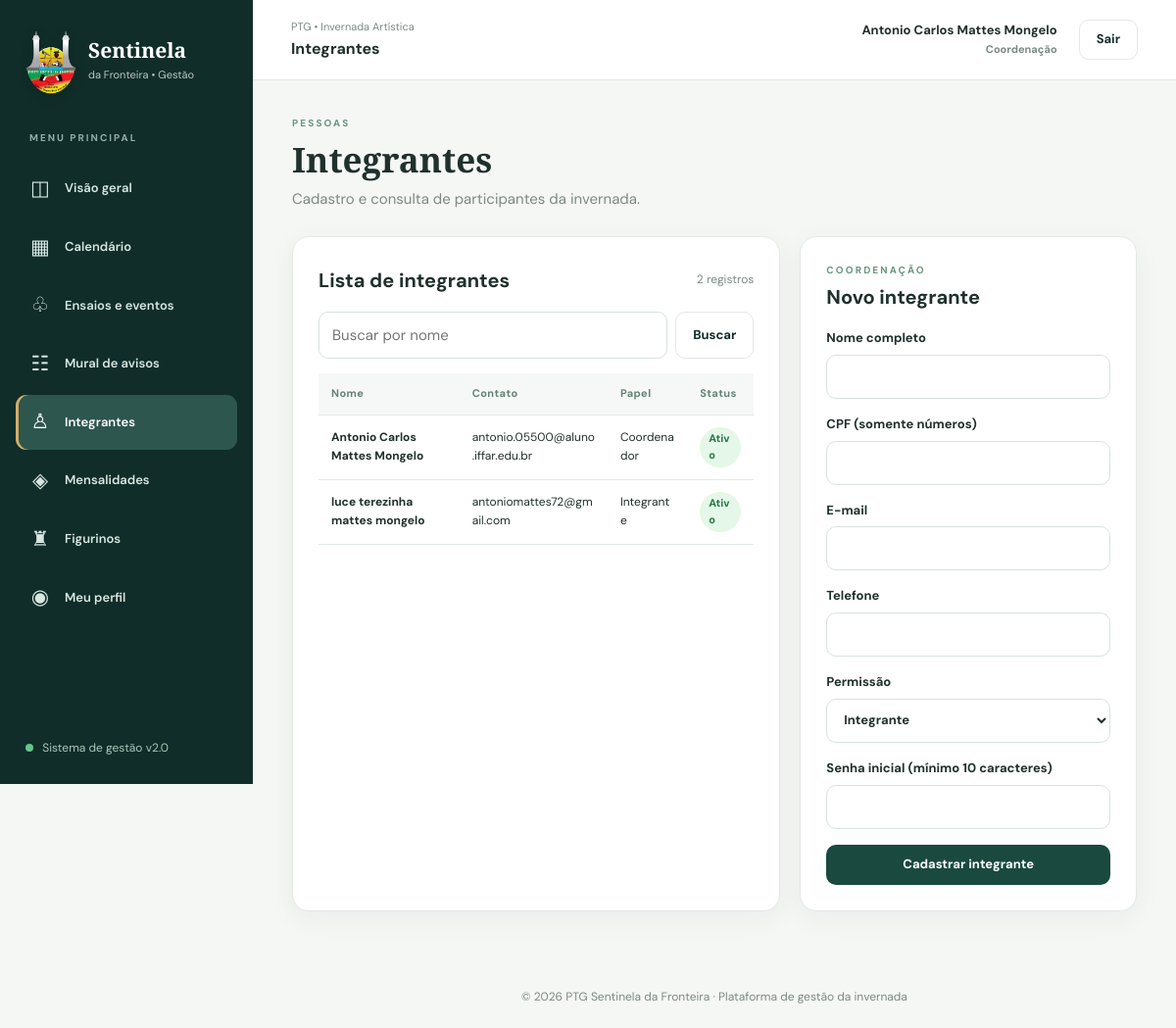
Screenshot of /index.php?page=integrantes (signed in) with the database file from the repository.
### tables this page shows
CREATE TABLE IF NOT EXISTS `usuarios` (
  `id` bigint UNSIGNED NOT NULL AUTO_INCREMENT,
  `nome` varchar(160) NOT NULL,
  `cpf` char(11) NOT NULL,
  `email` varchar(190) DEFAULT NULL,
  `telefone` varchar(30) DEFAULT NULL,
  `senha_hash` varchar(255) NOT NULL,
  `papel` enum('coordenador','integrante') NOT NULL DEFAULT 'integrante',
  `ativo` tinyint(1) NOT NULL DEFAULT '1',
  `criado_em` timestamp NULL DEFAULT CURRENT_TIMESTAMP,
  `atualizado_em` timestamp NULL DEFAULT CURRENT_TIMESTAMP ON UPDATE CURRENT_TIMESTAMP,
  PRIMARY KEY (`id`),
  UNIQUE KEY `cpf` (`cpf`),
  UNIQUE KEY `email` (`email`),
  KEY `idx_usuarios_nome` (`nome`),
  KEY `idx_usuarios_papel` (`papel`,`ativo`)
);

### index.php (called while the page is built, shortened)
<?php
require __DIR__ . '/app/bootstrap.php';
$page = (string)($_GET['page'] ?? 'dashboard');
require __DIR__ . '/pages/' . $page . '.php';

### pages/integrantes.php (the view, shortened to what this page needs)
<?php
$search=trim((string)($_GET['busca']??''));$rows=q('SELECT id,nome,email,telefone,papel,ativo FROM usuarios WHERE nome LIKE ? ORDER BY nome LIMIT 150',['%'.$search.'%'])->fetchAll();render_header('Integrantes');?><div class="page-head"><div><div class="eyebrow">PESSOAS</div><h1>Integrantes</h1><p>Cadastro e consulta de participantes da invernada.</p></div></div><div class="two-col"><section class="panel"><div class="section-head"><h2>Lista de integrantes</h2><span class="muted"><?=count($rows)?> registros</span></div><form class="search" method="get"><input type="hidden" name="page" value="integrantes"><input name="busca" value="<?=h($search)?>" placeholder="Buscar por nome"><button class="btn btn-ghost">Buscar</button></form><div class="table-scroll"><table><thead><tr><th>Nome</th><th>Contato</th><th>Papel</th><th>Status</th></tr></thead><tbody><?php foreach($rows as $u):?><tr><td><strong><?=h($u['nome'])?></strong></td><td><?=h($u['email']?:$u['telefone']?:'—')?></td><td><?=h(ucfirst($u['papel']))?></td><td><span class="pill <?=$u['ativo']?'green':'red'?>"><?=$u['ativo']?'Ativo':'Inativo'?></span></td></tr><?php endforeach;?></tbody></table></div></section><section class="panel"><div class="eyebrow">COORDENAÇÃO</div><h2>Novo integrante</h2><form method="post" class="stack"><?=csrf_field()?><label>Nome completo<input name="nome" maxlength="160" required></label><label>CPF (somente números)<input name="cpf" inputmode="numeric" maxlength="14" required></label><label>E-mail<input name="email" type="email"></label><label>Telefone<input name="telefone" type="tel"></label><label>Permissão<select name="papel"><option value="integrante">Integrante</option><option value="coordenador">Coordenador</option></select></label><label>Senha inicial (mínimo 10 caracteres)<input name="senha" type="password" minlength="10" required autocomplete="new-password"></label><button class="btn btn-primary">Cadastrar integrante</button></form></section></div><?php render_footer();

### app/bootstrap.php (shortened to what this page needs)
<?php
function db():PDO {static $db=null;if($db)return $db;$c=$GLOBALS['config']['db']??null;
 $db=new PDO('mysql:host='.$c['host'].';port='.(int)$c['port'].';dbname='.$c['name'].';charset=utf8mb4',$c['user'],$c['pass'],[PDO::ATTR_ERRMODE=>PDO::ERRMODE_EXCEPTION,PDO::ATTR_DEFAULT_FETCH_MODE=>PDO::FETCH_ASSOC,PDO::ATTR_EMULATE_PREPARES=>false]);return $db;}
function h(mixed $x):string{return htmlspecialchars((string)$x,ENT_QUOTES|ENT_SUBSTITUTE,'UTF-8');}
function url(string $page='dashboard'):string{return 'index.php?page='.rawurlencode($page);}
function me():?array{return $_SESSION['user']??null;}
function admin():bool{return (me()['role']??'')==='coordenador';}
function receive_flash():?array{$f=$_SESSION['flash']??null;unset($_SESSION['flash']);return $f;}
function q(string $sql,array $params=[]):PDOStatement{$s=db()->prepare($sql);$s->execute($params);return $s;}
function nav():array{return ['dashboard'=>'Visão geral','calendario'=>'Calendário','eventos'=>'Ensaios e eventos','avisos'=>'Mural de avisos','integrantes'=>'Integrantes','mensalidades'=>'Mensalidades','figurinos'=>'Figurinos','perfil'=>'Meu perfil'];}
function render_header(string $title):void{global $config;$u=me();$page=$_GET['page']??'dashboard';$msg=receive_flash();?>
<!doctype html><html lang="pt-BR"><head><link rel="stylesheet" href="assets/app.css"></head>
<body><div class="app-shell"><aside class="sidebar" id="sidebar"><a class="brand" href="<?=url()?>"><img class="brand-logo" src="assets/logo-sentinela.png" alt="Brasão do PTG Sentinela da Fronteira" width="52" height="65"><span><strong>Sentinela</strong><small>da Fronteira • Gestão</small></span></a><div class="side-label">MENU PRINCIPAL</div><nav aria-label="Menu principal"><?php foreach(nav() as $slug=>$label):if(!admin()&&$slug==='integrantes')continue;?><a class="nav-link <?=($page===$slug?'active':'')?>" href="<?=url($slug)?>"><span class="nav-symbol"><?=(['dashboard'=>'◫','calendario'=>'▦','eventos'=>'♧','avisos'=>'☷','integrantes'=>'♙','mensalidades'=>'◈','figurinos'=>'♜','perfil'=>'◉'][$slug])?></span><?=h($label)?></a><?php endforeach;?></nav><div class="sidebar-footer"><span class="status-dot"></span> Sistema de gestão v2.0</div></aside><div class="main-wrap"><header class="topbar"><button type="button" class="icon-btn menu-toggle" id="menuToggle" aria-label="Abrir menu" aria-expanded="false">☰</button><div><small>PTG • Invernada Artística</small><strong><?=h($title)?></strong></div><div class="top-actions"><span class="user-chip"><?=h($u['name']??'')?> <small><?=admin()?'Coordenação':'Integrante'?></small></span><a href="<?=url('logout')?>" class="btn btn-ghost">Sair</a></div></header><main class="content"><?php if($msg):?><div class="alert <?=h($msg['type'])?>" role="status"><?=h($msg['message'])?></div><?php endif;?>
<?php }
function render_footer():void{?></main><footer class="footer">© <?=date('Y')?> PTG Sentinela da Fronteira · Plataforma de gestão da invernada</footer></div></div></body></html><?php }

### assets/app.css (style rules this page uses)
:root { --forest:#102d29;--forest2:#1a4940;--mint:#dbeee5;--gold:#d6ad68;--bg:#f5f7f5;--white:#fff;--text:#20312d;--muted:#7b8985;--border:#e3e9e5;--shadow:0 7px 28px rgba(13,47,36,.05) }
* { box-sizing:border-box }
html { scroll-behavior:smooth }
body { margin:0;background:var(--bg);font:15px/1.6 'DM Sans',system-ui,-apple-system,sans-serif;color:var(--text) }
a { color:inherit;text-decoration:none }
button,input,textarea,select { font:inherit }
button { cursor:pointer }
.app-shell { display:flex;min-height:100vh }
.sidebar { width:258px;flex:none;background:var(--forest);color:#e8f2ed;display:flex;flex-direction:column;min-height:100vh;padding:27px 16px;position:sticky;top:0;height:100vh;z-index:30 }
.brand { display:flex;align-items:center;gap:12px;padding:4px 10px 35px;color:white }
.brand strong { font-family:'Playfair Display',serif;display:block;font-size:21px;line-height:1.1 }
.brand small { font-size:11px;opacity:.72 }
.side-label { font-size:10px;letter-spacing:2px;font-weight:800;color:#8daea4;margin:2px 14px 16px }
.sidebar nav { display:grid;gap:4px }
.nav-link { display:flex;align-items:center;gap:14px;border-radius:11px;padding:11px 14px;font-weight:600;font-size:13px;color:#d8e6e0;transition:.15s }
.nav-link:hover,.nav-link.active { background:#2d564e;color:white }
.nav-link.active { box-shadow:inset 3px 0 var(--gold) }
.nav-symbol { width:22px;font-size:21px;text-align:center;font-weight:400 }
.sidebar-footer { margin-top:auto;padding:18px 10px 0;color:#abc6b9;font-size:12px }
.status-dot { display:inline-block;width:8px;height:8px;border-radius:50%;background:#65c58a;margin-right:6px }
.main-wrap { flex:1;min-width:0;display:flex;flex-direction:column }
.topbar { height:82px;border-bottom:1px solid var(--border);background:var(--white);display:flex;align-items:center;justify-content:space-between;padding:0 39px;gap:20px }
.topbar>div:first-of-type { margin-right:auto }
.topbar small { display:block;color:var(--muted);font-size:11px }
.topbar strong { display:block;font-size:16px }
.top-actions { display:flex;align-items:center;gap:22px }
.user-chip { text-align:right;font-weight:700;font-size:13px }
.content { width:min(1350px,100%);margin:0 auto;padding:36px 40px 56px;flex:1 }
.footer { text-align:center;font-size:12px;color:var(--muted);padding:22px }
.eyebrow { font-size:10px;letter-spacing:2.1px;font-weight:800;color:#6d987e }
.btn { display:inline-flex;justify-content:center;align-items:center;min-height:40px;gap:8px;border-radius:10px;padding:9px 17px;border:1px solid transparent;font-weight:700;font-size:13px;white-space:normal;text-align:center }
.btn-primary { background:var(--forest2);color:white }
.btn-ghost { background:#fff;border-color:var(--border);color:var(--forest) }
.stat,.panel { background:white;border:1px solid var(--border);border-radius:17px;box-shadow:var(--shadow) }
.two-col { display:grid;grid-template-columns:minmax(0,1.45fr) minmax(300px,1fr);gap:20px }
.panel { padding:26px;min-width:0 }
.panel h2,.section-head h2 { font-size:20px;line-height:1.4;margin:5px 0 18px }
.section-head { display:flex;align-items:center;justify-content:space-between;gap:12px;margin-bottom:14px }
.section-head h2 { margin:4px 0 }
.page-head { display:flex;justify-content:space-between;align-items:center;gap:20px;margin-bottom:26px }
.page-head h1 { font:700 clamp(27px,3vw,35px) 'Playfair Display',serif;margin:5px 0 }
.page-head p { color:var(--muted);margin:0 }
.stack { display:grid;gap:16px }
.stack label { display:grid;gap:6px;font-size:13px;font-weight:700 }
.stack input,.stack select,.stack textarea,.search input { border:1px solid #d9e3dc;border-radius:10px;background:white;color:var(--text);width:100%;min-width:0;min-height:45px;padding:11px 13px;outline:none }
.muted { font-size:12px;color:var(--muted) }
.search { display:flex;gap:8px;margin-bottom:15px }
.table-scroll { overflow-x:auto }
table { width:100%;border-collapse:collapse;font-size:12px;text-align:left }
th { background:#f5f8f6;font-size:11px;color:#668276;letter-spacing:.4px }
th,td { padding:12px 13px;border-bottom:1px solid var(--border);vertical-align:middle }
td { overflow-wrap:anywhere }
.pill { display:inline-block;padding:3px 9px;font-size:11px;font-weight:700;border-radius:100px }
.pill.green { background:#e4f7e9;color:#277748 }
.brand-logo { display:block;width:52px;height:65px;object-fit:contain;flex:0 0 52px;filter:drop-shadow(0 2px 6px rgba(0,0,0,.15)) }

### rows the page displays
usuarios: nome "Antonio Carlos Mattes Mongelo", email "antonio.05500@aluno.iffar.edu.br", papel "Coordenador", ativo "Ativo"
usuarios: nome "luce terezinha mattes mongelo", email "antoniomattes72@gmail.com", papel "Integrante", ativo "Ativo"

### other values shown
$label "Visão geral"
$label "Calendário"
$label "Ensaios e eventos"
$label "Mural de avisos"
$label "Integrantes"
$label "Mensalidades"
$label "Figurinos"
$label "Meu perfil"
$title "Integrantes"
count($rows) "2"
